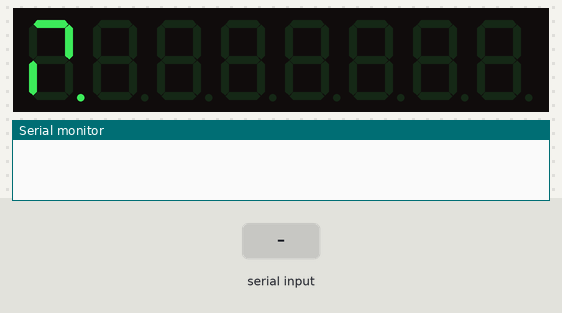
The sketch below on a simulated Arduino Uno, built with avr-gcc and run on an emulated ATmega328P. Shown: 8-digit seven-segment display, the last lines printed to the serial monitor. Wiring (inferred from the names in the program): TM1638 display and keys: STB pin 3; clock pin 2; DIO pin 4. The inputs (shaded band) are chosen by the test bench.

Above: at 1.2 s.
1.3 s: "90,45\n" received over Serial
At 3.5 s:
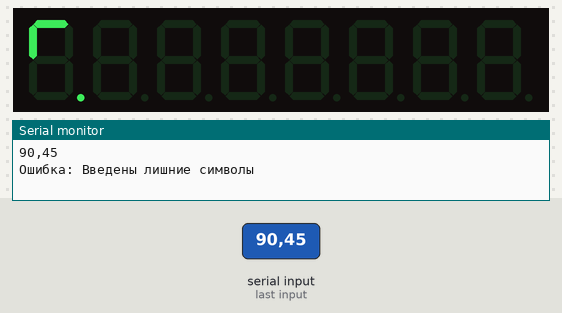
3.8 s: "30,150\n" received over Serial
6.3 s: "1,90\n" received over Serial
Timing chart, 0 to 9.3 s (numbered marks = the images above; inputs shaded):
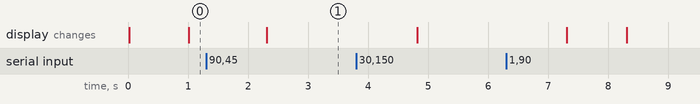

The sketch:

shift_registers.ino
```cpp
// 10 9 8 7 6
//  A(7)
//|------|
//|      |
//|F(9)  |B(6)
//|      |
//|------|G(10)
//|      |
//|E(1)  |C(4)
//|      |
//|------|
//  D(2)
// 1 2 3 4 5

// 1 2 3 4 5 6 7 8 9 10
// E D   C . B A   F G

#define PIN_DATA 4
#define PIN_LETCH 3
#define PIN_CLOCK 2

int startNumber = 5;
int currentNumber = startNumber;
int stage = 1;
int amount = 1;
byte value;
String inputString = "";

const int duration = 1000;
long int timer;

//                   .GFABCDE
byte numbers[10] = {B11000000,   //0
                    B11110011,   //1
                    B10100100,   //2
                    B10100001,   //3
                    B10010011,   //4
                    B10001001,   //5
                    B10001000,   //6
                    B11100011,   //7
                    B10000000,   //8
                    B10000001,   //9
};

void setup() {
    DDRD = B00011100;
    Serial.begin(9600);
    value = numbers[currentNumber%10];
    timer = millis();

//     TIMER 2
    cli();
    TCCR2A = 0;
    TCCR2B = 0;
    // timer 2 with prescaler 8 = 128 микросекунд
    TCCR2B = TCCR2B | (1 << CS11);

    TIMSK2 = TIMSK2 | (1 << TOIE2);
    sei();
}

void myDigitalWrite(int pin, int value) {
    if (value) {
        PORTD = PORTD ^ (1 << pin);
    }
    else {
        PORTD = PORTD ^ !(1 << pin);
    }
}

ISR(TIMER2_OVF_vect) {
    digitalWrite(PIN_LETCH, 0);
    switch (stage) {
        case 1:
            stage++;
            break;
        case 2:
            digitalWrite(PIN_DATA, value%2);
            stage++;
            value >>= 1;
            break;
        case 3:
            digitalWrite(PIN_CLOCK, 1);
            stage++;
            break;
        case 4:
            digitalWrite(PIN_CLOCK, 0);
            stage++;
            break;
        case 5:
            digitalWrite(PIN_DATA, 0);
            amount++;
            stage = 1;
            break;
    }

    if (amount == 8) {
        // amount = 1;
        // digitalWrite(PIN_LETCH, 1);
        value = numbers[currentNumber % 10];
    }

    if (amount == 17) {
        amount = 1;
        digitalWrite(PIN_LETCH, 1);
        value = numbers[currentNumber / 10];
    }
}

void loop() {
    if (Serial.available() > 0) {
        inputString = Serial.readString();

        Serial.println(inputString);


        if (inputString.length() == 2) {
            if (isDigit(inputString[0]) && isDigit(inputString[1])) {
                startNumber = inputString.toInt();
                currentNumber = startNumber;
            }
            else {
                Serial.println("Ошибка: Введено неверное число");
            }
        }
        else if (inputString.length() == 1) {
            if (isDigit(inputString[0])) {
                startNumber = inputString.toInt();
                currentNumber = startNumber;
            }
            else {

                Serial.println("Ошибка: Введено неверное число");
            }
        }
        else {
            Serial.println("Ошибка: Введены лишние символы");
        }
    }
    if (millis() > timer + duration) {
        currentNumber = currentNumber > 0 ? currentNumber-1 : startNumber;
        timer = millis();
    }
}
```
